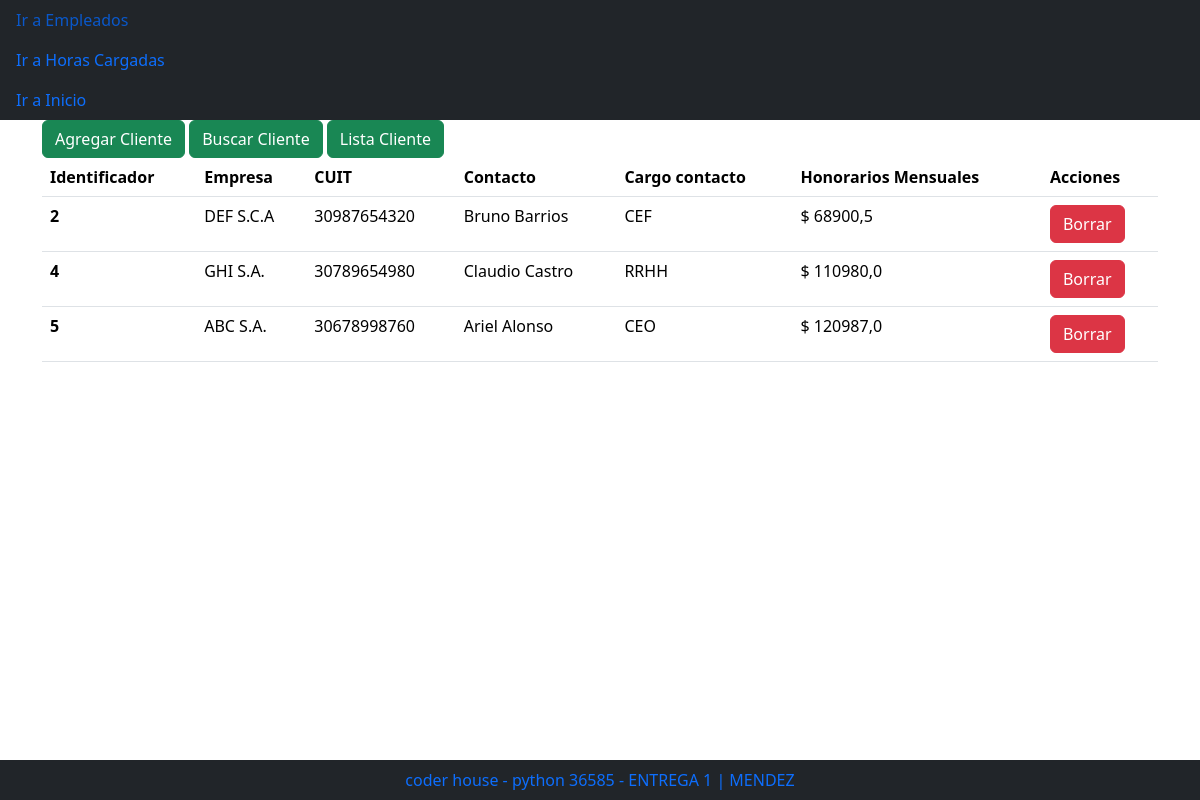
The page /clientes/ on the database as committed earlier.
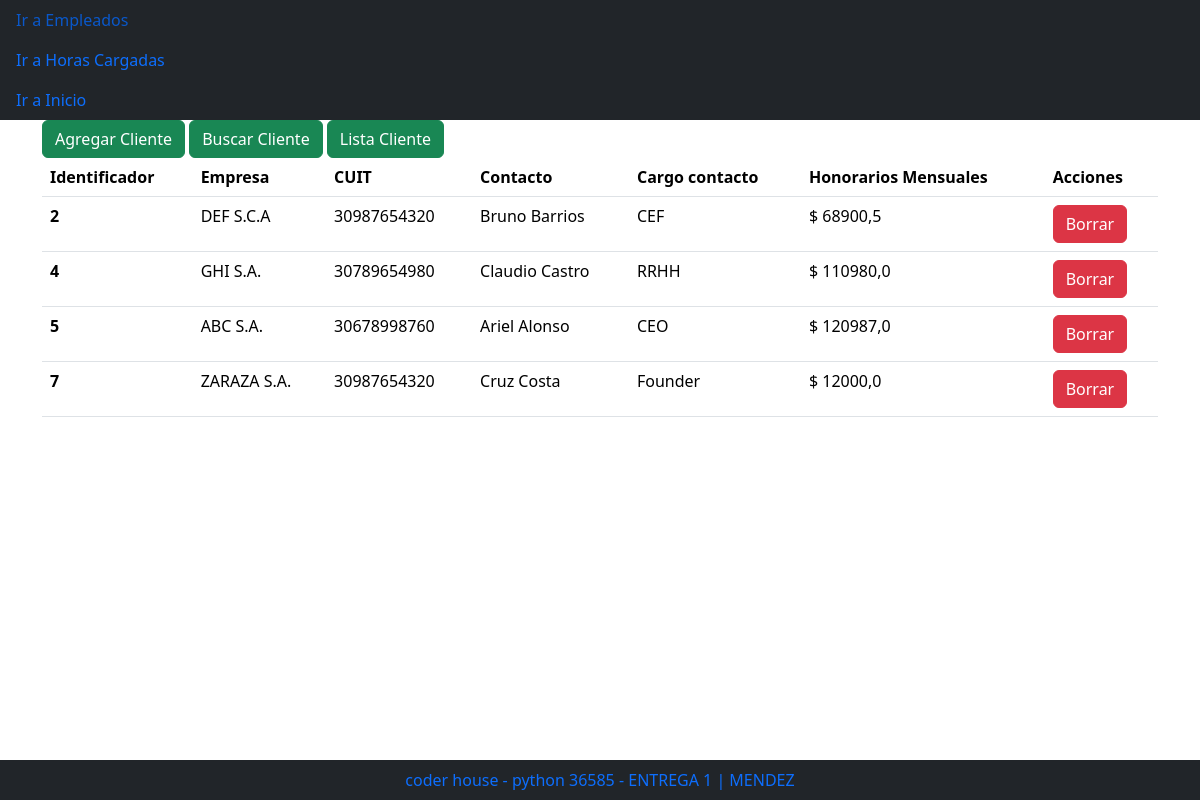
The same page on the database as committed later.
### familia/models.py (models this page shows)
class Cliente(models.Model):
    nombre_empresa = models.CharField(max_length=100)
    cuit_empresa = models.IntegerField()
    nombre_contacto = models.CharField(max_length=100)
    cargo_contacto = models.CharField(max_length=100)
    cobro_mensual_honorarios = models.FloatField(default=0.0)

### familia/views.py (the view)
# urls.py: path('clientes/', views.ir_a_clientes, name="clientes"),
def ir_a_clientes(request):
    clientes = Cliente.objects.all()
    template = loader.get_template('clientes/lista_clientes.html')
    context = {
        'clientes': clientes,
    }
    return HttpResponse(template.render(context, request))

### familia/templates/clientes/lista_clientes.html
{% extends "clientes/base_clientes.html" %}
{% load bootstrap5 %}
{% block cuerpo %}
<div class="container">
  <div class="row">
    <div class="col">
      {% url 'agregar_cliente' as agregar_cliente_url %}
      {% url 'buscar_cliente' as buscar_cliente_url %}
      {% url 'clientes' as clientes_url %}
      {% bootstrap_button "Agregar Cliente" button_class="btn-success" button_type="link" href=agregar_cliente_url %}
      {% bootstrap_button "Buscar Cliente" button_class="btn-success" button_type="link" href=buscar_cliente_url %}
      {% bootstrap_button "Lista Cliente" button_class="btn-success" button_type="link" href=clientes_url %}
    <div>
  <div>
  <div class="row">
    <div class="col">
        {% if clientes %}
        <table class="table">
            <thead>
                <th scope="col">Identificador</th>
                <th scope="col">Empresa</th>
                <th scope="col">CUIT</th>
                <th scope="col">Contacto</th>
                <th scope="col">Cargo contacto</th>
                <th scope="col">Honorarios Mensuales</th>
                <th scope="col">Acciones</th>
            </thead>
            {% for c in clientes %}
            <tbody>
                <tr>
                    <th scope="row">{{c.id}} </th>
                    <td> {{c.nombre_empresa}} </td>
                    <td> {{c.cuit_empresa}} </td>
                    <td> {{c.nombre_contacto}} </td>
                    <td> {{c.cargo_contacto}} </td>
                    <td> $ {{c.cobro_mensual_honorarios}} </td>
                    {% url 'borrar_cliente' identificador=c.id as borrar_cliente_url %}
                    <td>{% bootstrap_button "Borrar" size="sm" button_class="btn-danger" button_type="link" href=borrar_cliente_url %}</td>
                </tr>
            </tbody>
            {% endfor %}
        </table>
        {% else %}
            <p>No tienes clientes cargados</p>
        {% endif %}
    </div>
  </div>
</div>
{% endblock %}

Rows that differ between the two databases and show on the page:
added Cliente: id "7", nombre_empresa "ZARAZA S.A.", cuit_empresa "30987654320", nombre_contacto "Cruz Costa", cargo_contacto "Founder", cobro_mensual_honorarios "12000,0", bootstrap_button "Borrar"
